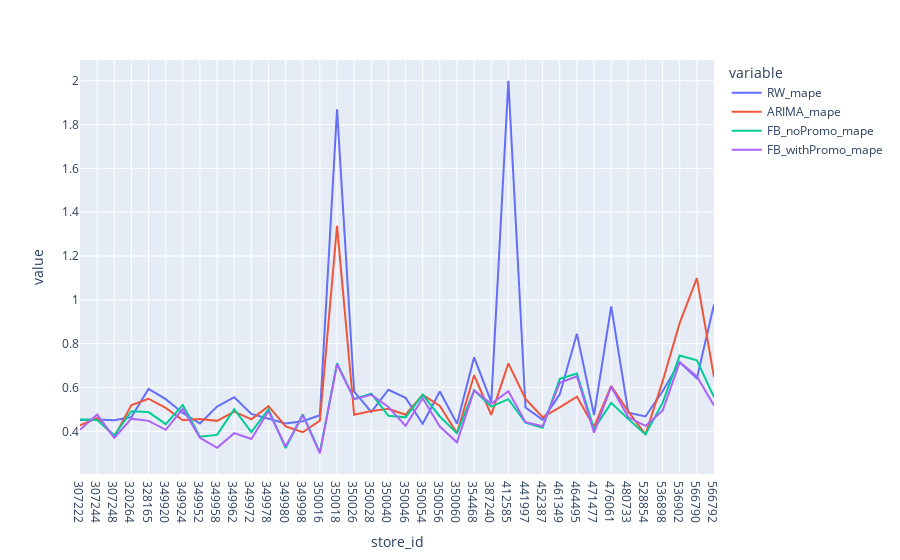

Source (notebook cell):
### Markdown cell above
### compare across stores

### Code cell
res_mape = res[['RW_mape', 'ARIMA_mape', 'FB_noPromo_mape', 'FB_withPromo_mape']]
res_mape.plot()

### Figure 1 — Plotly figure (JSON) as saved in the notebook; plotly's stock layout.template omitted (floating-point values rounded to 4 significant figures)
{"data": [{"hovertemplate": "variable=RW_mape<br>store_id=%{x}<br>value=%{y}<extra></extra>", "legendgroup": "RW_mape", "line": {"color": "#636efa", "dash": "solid"}, "marker": {"symbol": "circle"}, "mode": "lines", "name": "RW_mape", "orientation": "v", "showlegend": true, "type": "scatter", "x": ["307222", "307244", "307248", "320264", "328165", "349920", "349924", "349952", "349958", "349962", "349972", "349978", "349980", "349998", "350016", "350018", "350026", "350028", "350040", "350046", "350054", "350056", "350060", "354468", "387240", "412585", "441997", "452387", "461349", "464495", "471477", "476061", "480733", "528854", "536898", "536902", "566790", "566792"], "xaxis": "x", "y": [0.452, 0.454, 0.451, 0.465, 0.594, 0.547, 0.484, 0.436, 0.513, 0.556, 0.48, 0.459, 0.436, 0.446, 0.474, 1.87, 0.581, 0.489, 0.59, 0.553, 0.435, 0.582, 0.435, 0.738, 0.535, 2, 0.509, 0.453, 0.569, 0.845, 0.474, 0.97, 0.485, 0.468, 0.583, 0.715, 0.642, 0.979], "yaxis": "y"}, {"hovertemplate": "variable=ARIMA_mape<br>store_id=%{x}<br>value=%{y}<extra></extra>", "legendgroup": "ARIMA_mape", "line": {"color": "#EF553B", "dash": "solid"}, "marker": {"symbol": "circle"}, "mode": "lines", "name": "ARIMA_mape", "orientation": "v", "showlegend": true, "type": "scatter", "x": ["307222", "307244", "307248", "320264", "328165", "349920", "349924", "349952", "349958", "349962", "349972", "349978", "349980", "349998", "350016", "350018", "350026", "350028", "350040", "350046", "350054", "350056", "350060", "354468", "387240", "412585", "441997", "452387", "461349", "464495", "471477", "476061", "480733", "528854", "536898", "536902", "566790", "566792"], "xaxis": "x", "y": [0.428, 0.461, 0.374, 0.52, 0.549, 0.507, 0.451, 0.457, 0.448, 0.49, 0.455, 0.515, 0.423, 0.396, 0.449, 1.338, 0.476, 0.493, 0.503, 0.476, 0.567, 0.516, 0.392, 0.656, 0.475, 0.71, 0.548, 0.465, 0.51, 0.558, 0.421, 0.607, 0.49, 0.386, 0.628, 0.895, 1.099, 0.648], "yaxis": "y"}, {"hovertemplate": "variable=FB_noPromo_mape<br>store_id=%{x}<br>value=%{y}<extra></extra>", "legendgroup": "FB_noPromo_mape", "line": {"color": "#00cc96", "dash": "solid"}, "marker": {"symbol": "circle"}, "mode": "lines", "name": "FB_noPromo_mape", "orientation": "v", "showlegend": true, "type": "scatter", "x": ["307222", "307244", "307248", "320264", "328165", "349920", "349924", "349952", "349958", "349962", "349972", "349978", "349980", "349998", "350016", "350018", "350026", "350028", "350040", "350046", "350054", "350056", "350060", "354468", "387240", "412585", "441997", "452387", "461349", "464495", "471477", "476061", "480733", "528854", "536898", "536902", "566790", "566792"], "xaxis": "x", "y": [0.454, 0.452, 0.382, 0.492, 0.488, 0.433, 0.521, 0.376, 0.384, 0.501, 0.397, 0.501, 0.324, 0.478, 0.304, 0.711, 0.548, 0.572, 0.471, 0.464, 0.568, 0.468, 0.391, 0.588, 0.513, 0.547, 0.44, 0.417, 0.64, 0.664, 0.411, 0.53, 0.456, 0.386, 0.53, 0.746, 0.724, 0.556], "yaxis": "y"}, {"hovertemplate": "variable=FB_withPromo_mape<br>store_id=%{x}<br>value=%{y}<extra></extra>", "legendgroup": "FB_withPromo_mape", "line": {"color": "#ab63fa", "dash": "solid"}, "marker": {"symbol": "circle"}, "mode": "lines", "name": "FB_withPromo_mape", "orientation": "v", "showlegend": true, "type": "scatter", "x": ["307222", "307244", "307248", "320264", "328165", "349920", "349924", "349952", "349958", "349962", "349972", "349978", "349980", "349998", "350016", "350018", "350026", "350028", "350040", "350046", "350054", "350056", "350060", "354468", "387240", "412585", "441997", "452387", "461349", "464495", "471477", "476061", "480733", "528854", "536898", "536902", "566790", "566792"], "xaxis": "x", "y": [0.407, 0.477, 0.37, 0.458, 0.448, 0.407, 0.503, 0.371, 0.325, 0.392, 0.365, 0.492, 0.331, 0.474, 0.3, 0.706, 0.547, 0.567, 0.511, 0.425, 0.551, 0.422, 0.35, 0.587, 0.526, 0.583, 0.442, 0.423, 0.622, 0.651, 0.394, 0.604, 0.464, 0.425, 0.495, 0.716, 0.651, 0.518], "yaxis": "y"}], "layout": {"legend": {"title": {"text": "variable"}, "tracegroupgap": 0}, "margin": {"t": 60}, "xaxis": {"anchor": "y", "domain": [0, 1], "title": {"text": "store_id"}}, "yaxis": {"anchor": "x", "domain": [0, 1], "title": {"text": "value"}}}}
